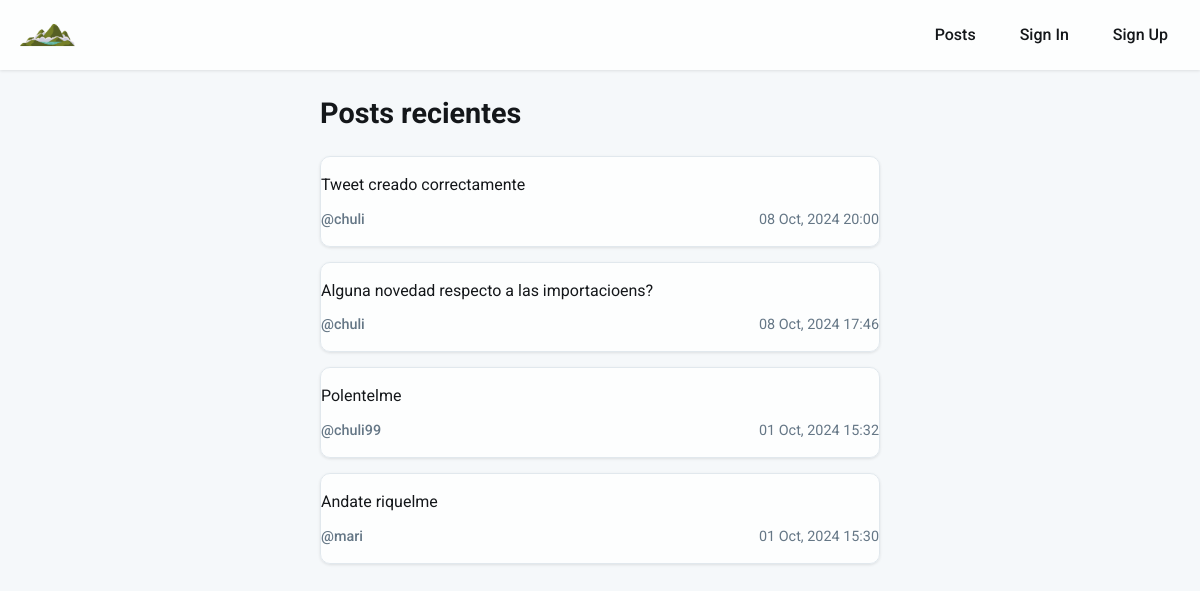
The app's page /posts/, older data.
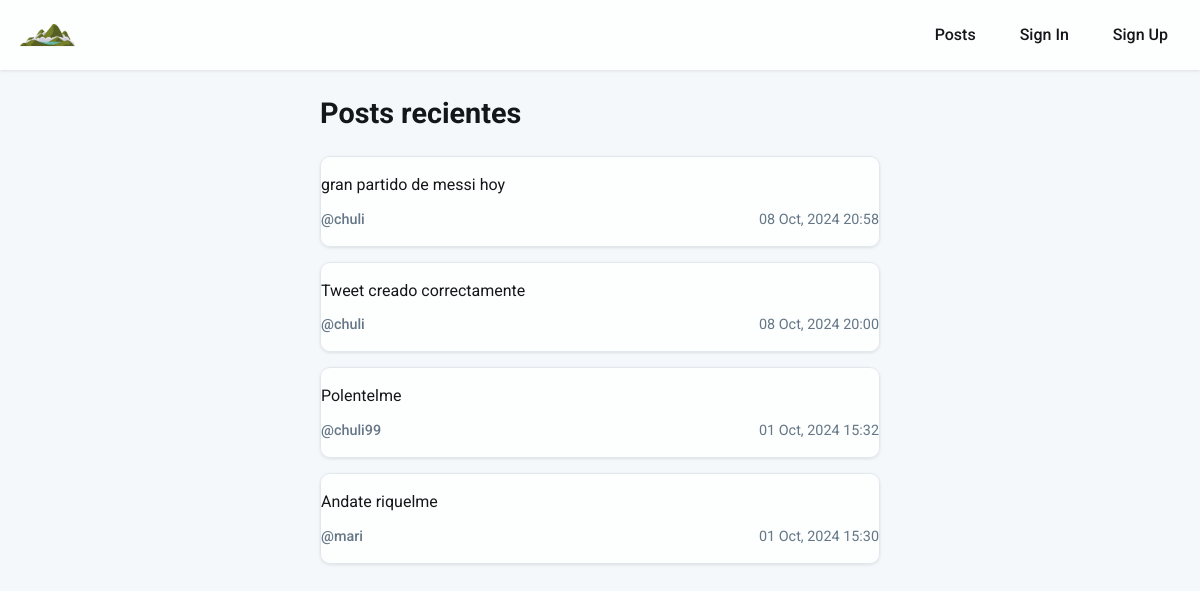
The same page, newer data.
### posts/models.py (models this page shows, shortened)
class Post(models.Model):
    content = models.CharField(max_length=140)
    created_at = models.DateTimeField(auto_now_add=True)
    datecompleted = models.DateTimeField(null=True)
    user = models.ForeignKey(User, on_delete=models.CASCADE)

### posts/views.py (the view)
# urls.py: path('posts/', views.posts,name='posts'),
def posts(request):
    posts = Post.objects.all().order_by('-created_at')  # El signo '-' indica orden descendente
    return render(request, 'posts.html',{'posts':posts})

### posts/templates/posts.html (shortened to what this page needs)
{% extends 'base.html'%}
{% block content %}
<div class="posts-header">
    <h1 style="font-size: 1.8rem; color: var(--secondary-color); margin-bottom: 20px;">Posts recientes</h1>
</div>
<div class="posts-container">
    {% if posts %}
        {% for post in posts %}
        <a href="{% url 'post_detail' post.id %}" style="text-decoration: none; color: inherit;">
            <div class="card post-item" style="transition: transform 0.2s; cursor: pointer;">
                <div class="post-content">{{ post.content }}</div>
                <div class="post-meta">
                    <div class="post-user" style="font-weight: 500;">@{{ post.user.username }}</div>
                    <div class="post-date">{{ post.created_at|date:"d M, Y H:i" }}</div>
                </div>
            </div>
        </a>
        {% endfor %}
    {% endif %}
</div>
{% endblock %}

Row changes from the older to the newer data that the page shows:
removed Post: content "Alguna novedad respecto a las importacioens?", user.username "chuli", created_at "08 Oct, 2024 17:46"
added Post: content "gran partido de messi hoy", user.username "chuli", created_at "08 Oct, 2024 20:58"
